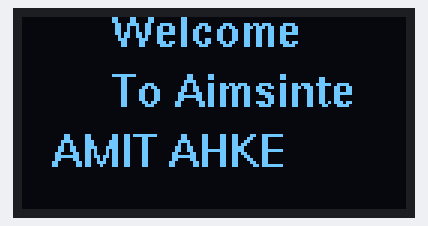
Simulated run of this sketch. Board: Arduino Uno, built with avr-gcc and run on an emulated ATmega328P. On the bench: 128×64 one-colour display.

Above: at 0.4 s.
At 2.6 s:
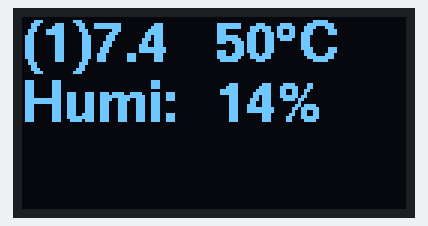
At 11.6 s:
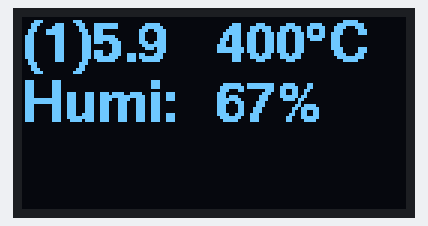
At 20.5 s:
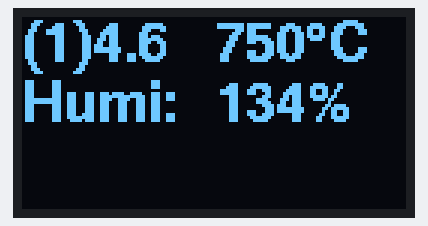
At 29.6 s:
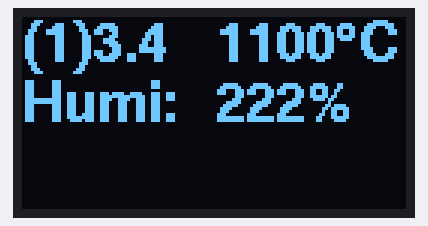
At 38.7 s:
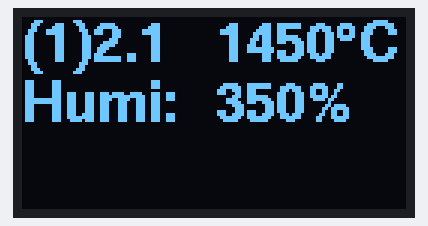

Measured:
- what the display in image 0 shows lasts 2.3 s, from 0.3 s to 2.6 s
- what the display in image 1 shows lasts 1.2 s, from 2.6 s to 3.8 s

The sketch:

oled1.ino
```cpp
#include "U8glib.h"
#include "sheet1.h"
U8GLIB_SH1106_128X64 u8g(13, 11, 10, 9, 8);  // D0=13, D1=11, CS=10, DC=9, Reset=8
float hum =12.34;
  float temp = 37.99;
  int i=0;
void setup() {

  u8g.firstPage();
  do {
    u8g.setFont(u8g_font_helvB10);
    u8g.drawStr(30, 10, "Welcome ");
    u8g.drawStr(30, 30, "To Aimsinte");
    u8g.drawStr(10, 50, "AMIT AHKE");

  } while( u8g.nextPage() );
  delay(2000);
}
void loop() {

  u8g.firstPage();
  do {
    u8g.setFont(u8g_font_helvB14);
    u8g.setPrintPos(0, 15);
    u8g.print("(1)");
    uint8_t f = pgm_read_byte(onemillm+ i);
    u8g.print(float(f/10.0), 1);
    u8g.setPrintPos(65, 15);
    uint16_t firstChar = pgm_read_word_near(sheet1x+ i);
    u8g.print(firstChar, 1);
    u8g.print((char)176);
    u8g.print("C");

    u8g.drawStr(0, 35, "Humi:");
    u8g.setPrintPos(65, 35);
    uint16_t secChar = pgm_read_word_near(sheet1y+ i);
    u8g.print(secChar, 1);
    u8g.print("%");
  } while( u8g.nextPage() );i++;i=(i>51)?0:i;delay(1000);
}
```

Source omitted: sheet1.h (data table, 1878 bytes)
